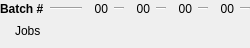
<?xml version="1.0" encoding="UTF-8"?>
<ui version="4.0">
 <class>Form</class>
 <widget class="QWidget" name="Form">
  <property name="geometry">
   <rect>
    <x>0</x>
    <y>0</y>
    <width>250</width>
    <height>48</height>
   </rect>
  </property>
  <property name="windowTitle">
   <string>Form</string>
  </property>
  <layout class="QFormLayout" name="formLayout">
   <property name="labelAlignment">
    <set>Qt::AlignRight|Qt::AlignTop|Qt::AlignTrailing</set>
   </property>
   <property name="margin">
    <number>0</number>
   </property>
   <item row="0" column="0">
    <widget class="QLabel" name="batch_name_lbl">
     <property name="sizePolicy">
      <sizepolicy hsizetype="Minimum" vsizetype="Fixed">
       <horstretch>0</horstretch>
       <verstretch>0</verstretch>
      </sizepolicy>
     </property>
     <property name="font">
      <font>
       <weight>75</weight>
       <bold>true</bold>
      </font>
     </property>
     <property name="text">
      <string>Batch #</string>
     </property>
     <property name="alignment">
      <set>Qt::AlignLeading|Qt::AlignLeft|Qt::AlignVCenter</set>
     </property>
    </widget>
   </item>
   <item row="0" column="1">
    <layout class="QHBoxLayout" name="horizontalLayout_2">
     <item>
      <widget class="Line" name="line">
       <property name="sizePolicy">
        <sizepolicy hsizetype="MinimumExpanding" vsizetype="Fixed">
         <horstretch>0</horstretch>
         <verstretch>0</verstretch>
        </sizepolicy>
       </property>
       <property name="minimumSize">
        <size>
         <width>20</width>
         <height>0</height>
        </size>
       </property>
       <property name="orientation">
        <enum>Qt::Horizontal</enum>
       </property>
      </widget>
     </item>
     <item>
      <widget class="QLabel" name="waiting_lbl">
       <property name="sizePolicy">
        <sizepolicy hsizetype="Minimum" vsizetype="Fixed">
         <horstretch>0</horstretch>
         <verstretch>0</verstretch>
        </sizepolicy>
       </property>
       <property name="minimumSize">
        <size>
         <width>20</width>
         <height>0</height>
        </size>
       </property>
       <property name="toolTip">
        <string>Waiting</string>
       </property>
       <property name="text">
        <string>00</string>
       </property>
       <property name="alignment">
        <set>Qt::AlignRight|Qt::AlignTrailing|Qt::AlignVCenter</set>
       </property>
      </widget>
     </item>
     <item>
      <widget class="Line" name="line_4">
       <property name="sizePolicy">
        <sizepolicy hsizetype="Fixed" vsizetype="Fixed">
         <horstretch>0</horstretch>
         <verstretch>0</verstretch>
        </sizepolicy>
       </property>
       <property name="minimumSize">
        <size>
         <width>10</width>
         <height>0</height>
        </size>
       </property>
       <property name="orientation">
        <enum>Qt::Horizontal</enum>
       </property>
      </widget>
     </item>
     <item>
      <widget class="QLabel" name="running_lbl">
       <property name="sizePolicy">
        <sizepolicy hsizetype="Minimum" vsizetype="Fixed">
         <horstretch>0</horstretch>
         <verstretch>0</verstretch>
        </sizepolicy>
       </property>
       <property name="minimumSize">
        <size>
         <width>20</width>
         <height>0</height>
        </size>
       </property>
       <property name="toolTip">
        <string>Running</string>
       </property>
       <property name="text">
        <string>00</string>
       </property>
       <property name="alignment">
        <set>Qt::AlignRight|Qt::AlignTrailing|Qt::AlignVCenter</set>
       </property>
      </widget>
     </item>
     <item>
      <widget class="Line" name="line_3">
       <property name="sizePolicy">
        <sizepolicy hsizetype="Fixed" vsizetype="Fixed">
         <horstretch>0</horstretch>
         <verstretch>0</verstretch>
        </sizepolicy>
       </property>
       <property name="minimumSize">
        <size>
         <width>10</width>
         <height>0</height>
        </size>
       </property>
       <property name="orientation">
        <enum>Qt::Horizontal</enum>
       </property>
      </widget>
     </item>
     <item>
      <widget class="QLabel" name="finished_lbl">
       <property name="sizePolicy">
        <sizepolicy hsizetype="Minimum" vsizetype="Fixed">
         <horstretch>0</horstretch>
         <verstretch>0</verstretch>
        </sizepolicy>
       </property>
       <property name="minimumSize">
        <size>
         <width>20</width>
         <height>0</height>
        </size>
       </property>
       <property name="toolTip">
        <string>Finished</string>
       </property>
       <property name="text">
        <string>00</string>
       </property>
       <property name="alignment">
        <set>Qt::AlignRight|Qt::AlignTrailing|Qt::AlignVCenter</set>
       </property>
      </widget>
     </item>
     <item>
      <widget class="Line" name="line_5">
       <property name="sizePolicy">
        <sizepolicy hsizetype="Fixed" vsizetype="Fixed">
         <horstretch>0</horstretch>
         <verstretch>0</verstretch>
        </sizepolicy>
       </property>
       <property name="minimumSize">
        <size>
         <width>10</width>
         <height>0</height>
        </size>
       </property>
       <property name="orientation">
        <enum>Qt::Horizontal</enum>
       </property>
      </widget>
     </item>
     <item>
      <widget class="QLabel" name="failed_lbl">
       <property name="sizePolicy">
        <sizepolicy hsizetype="Minimum" vsizetype="Preferred">
         <horstretch>0</horstretch>
         <verstretch>0</verstretch>
        </sizepolicy>
       </property>
       <property name="minimumSize">
        <size>
         <width>20</width>
         <height>0</height>
        </size>
       </property>
       <property name="toolTip">
        <string>Failed</string>
       </property>
       <property name="text">
        <string>00</string>
       </property>
       <property name="alignment">
        <set>Qt::AlignRight|Qt::AlignTrailing|Qt::AlignVCenter</set>
       </property>
      </widget>
     </item>
     <item>
      <widget class="Line" name="line_6">
       <property name="sizePolicy">
        <sizepolicy hsizetype="Fixed" vsizetype="Fixed">
         <horstretch>0</horstretch>
         <verstretch>0</verstretch>
        </sizepolicy>
       </property>
       <property name="minimumSize">
        <size>
         <width>10</width>
         <height>0</height>
        </size>
       </property>
       <property name="orientation">
        <enum>Qt::Horizontal</enum>
       </property>
      </widget>
     </item>
    </layout>
   </item>
   <item row="1" column="1">
    <widget class="QWidget" name="jobs_wdg" native="true">
     <property name="sizePolicy">
      <sizepolicy hsizetype="MinimumExpanding" vsizetype="MinimumExpanding">
       <horstretch>0</horstretch>
       <verstretch>0</verstretch>
      </sizepolicy>
     </property>
     <property name="minimumSize">
      <size>
       <width>0</width>
       <height>20</height>
      </size>
     </property>
     <layout class="QGridLayout" name="gridLayout">
      <property name="margin">
       <number>0</number>
      </property>
     </layout>
    </widget>
   </item>
   <item row="1" column="0">
    <widget class="QLabel" name="label_2">
     <property name="sizePolicy">
      <sizepolicy hsizetype="Minimum" vsizetype="Fixed">
       <horstretch>0</horstretch>
       <verstretch>0</verstretch>
      </sizepolicy>
     </property>
     <property name="text">
      <string>Jobs </string>
     </property>
     <property name="alignment">
      <set>Qt::AlignLeading|Qt::AlignLeft|Qt::AlignTop</set>
     </property>
    </widget>
   </item>
  </layout>
 </widget>
 <resources/>
 <connections/>
</ui>
